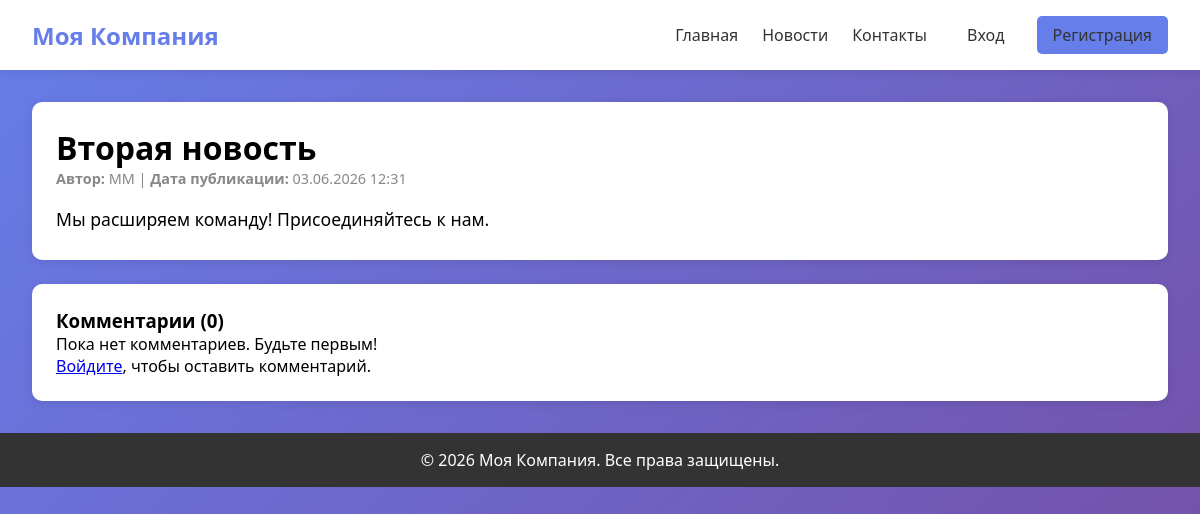
Screenshot of /news/2/ with the database file from the repository.
### news/models.py (models this page shows, shortened)
class News(models.Model):
    title = models.CharField('Заголовок', max_length=200)
    content = models.TextField('Содержание')
    author = models.ForeignKey(User, on_delete=models.CASCADE, verbose_name='Автор', related_name='news')
    created_date = models.DateTimeField('Дата публикации', default=timezone.now)
    image = models.ImageField('Изображение', upload_to='news_images/', blank=True, null=True)
    class Meta:
        verbose_name = 'Новость'
        verbose_name_plural = 'Новости'
        ordering = ['-created_date']

### news/views.py (the view)
# urls.py: path('news/<int:pk>/', views.news_detail, name='news_detail'),
def news_detail(request, pk):
    news = get_object_or_404(News, pk=pk)
    comments = news.comments.filter(is_active=True)
    if request.method == 'POST' and request.user.is_authenticated:
        form = CommentForm(request.POST)
        if form.is_valid():
            comment = form.save(commit=False)
            comment.news = news
            comment.author = request.user
            comment.save()
            return redirect('news_detail', pk=pk)
    else:
        form = CommentForm()
    return render(request, 'news/news_detail.html', {
        'news': news,
        'comments': comments,
        'form': form,
    })

### news/templates/news/news_detail.html (shortened to what this page needs)
{% extends 'news/base.html' %}
{% block content %}
<div class="card">
    <h1>{{ news.title }}</h1>
    <div class="news-meta">
        <strong>Автор:</strong> {{ news.author.username }} |
        <strong>Дата публикации:</strong> {{ news.created_date|date:"d.m.Y H:i" }}
    </div>
    <div style="line-height: 1.8; font-size: 1.1rem;">
        {{ news.content|linebreaks }}
    </div>
</div>
<div class="card">
    <h3>Комментарии ({{ comments|length }})</h3>
    {% for comment in comments %}
        <div style="border-bottom: 1px solid #eee; padding: 1rem 0;">
            <strong>{{ comment.author.username }}</strong>
            <span style="color: #888; font-size: 0.9rem;">{{ comment.created_date|date:"d.m.Y H:i" }}</span>
            <p style="margin-top: 0.5rem;">{{ comment.text }}</p>
        </div>
    {% empty %}
        <p>Пока нет комментариев. Будьте первым!</p>
    {% endfor %}
    {% if user.is_authenticated %}
        <h4>Добавить комментарий</h4>
        <form method="post">
            {% csrf_token %}
            {{ form.as_p }}
            <button type="submit" class="btn btn-primary">Отправить</button>
        </form>
    {% else %}
        <p><a href="{% url 'login' %}">Войдите</a>, чтобы оставить комментарий.</p>
    {% endif %}
</div>
{% endblock %}

### news/templates/news/base.html (style rules this page uses)
* { margin: 0; padding: 0; box-sizing: border-box; }
body { font-family: 'Segoe UI', Tahoma, Geneva, Verdana, sans-serif; background: linear-gradient(135deg, #667eea 0%, #764ba2 100%); min-height: 100vh; }
.card { background: white; border-radius: 10px; padding: 1.5rem; margin-bottom: 1.5rem; box-shadow: 0 2px 10px rgba(0,0,0,0.1); }
.news-meta { color: #888; font-size: 0.9rem; margin-bottom: 1rem; }

### rows the page displays
News: title "Вторая новость", author.username "MM", created_date "03.06.2026 12:31", content "Мы расширяем команду! Присоединяйтесь к нам."

### other values shown
{{ comments|length }} "0"
